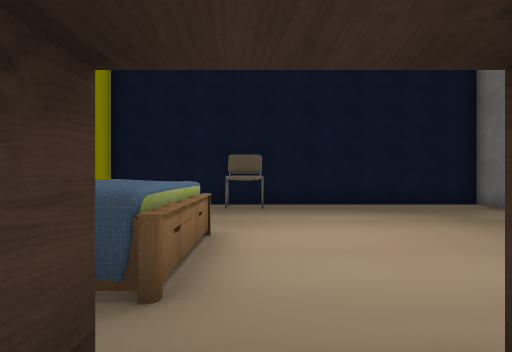
view 1 (above)

22 first-person views from a walk through a scene from a Unity 3-D project. The camera is 1.2 m above the floor, looks level and sees 70° across. The floor is counted in squares, 1.44 m on a side. Each view is taken from the middle of a square. On the plan, view 1 faces up. The plan holds only what a view shows up to about 12 squares ahead; the rest is blank. The place goes on beyond the plan. The player character is not drawn. Some surface patterns are stand-ins.

view 2
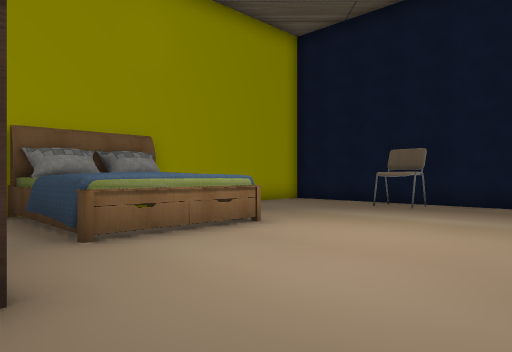

view 3
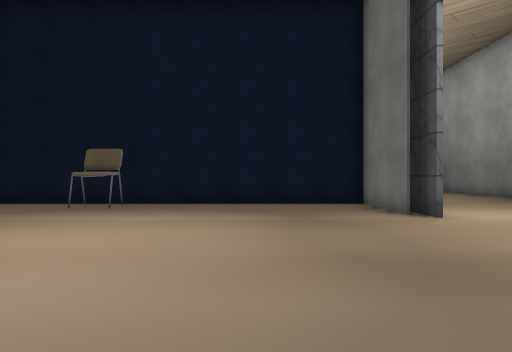

view 4
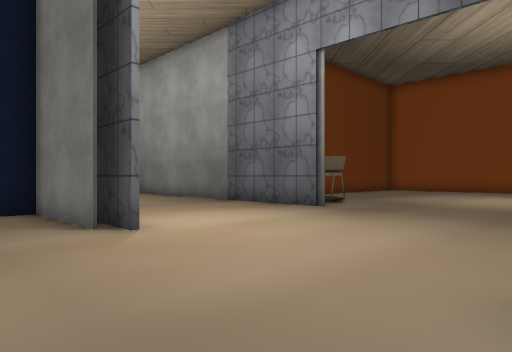

view 5
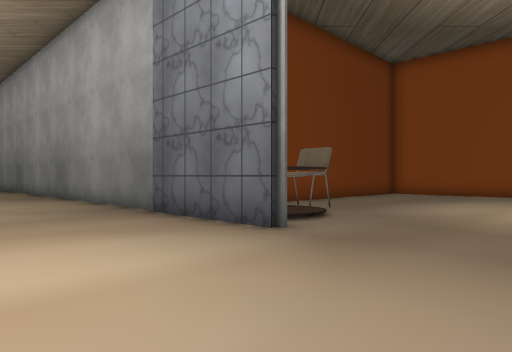

view 6
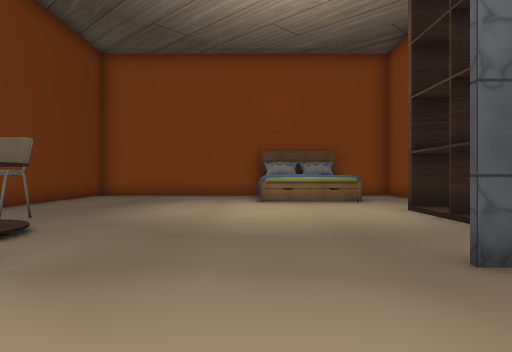

view 7
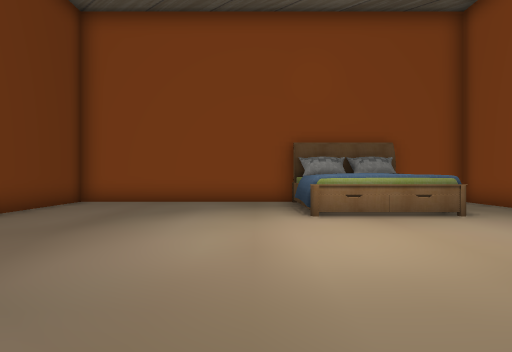

view 8
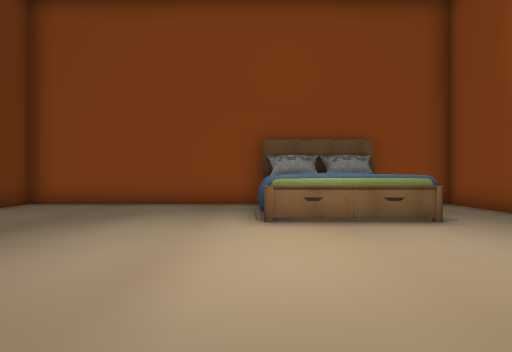

view 9
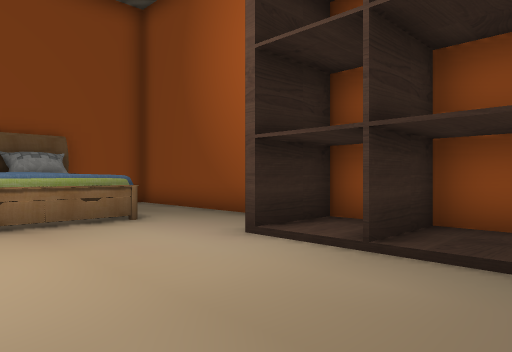

view 10
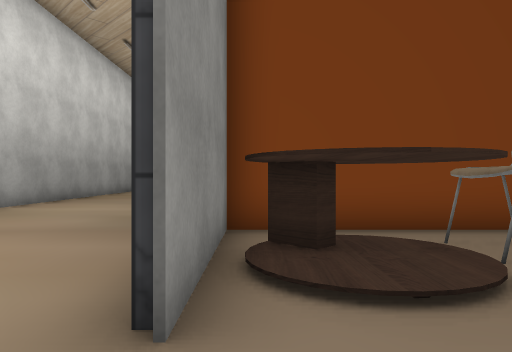

view 11
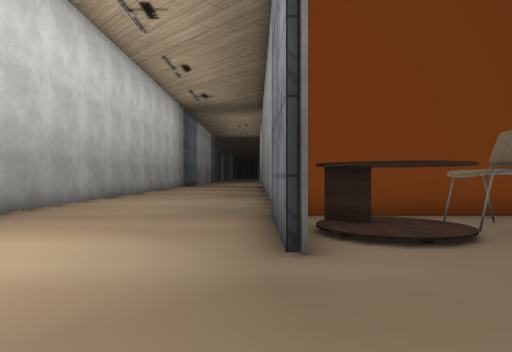

view 12
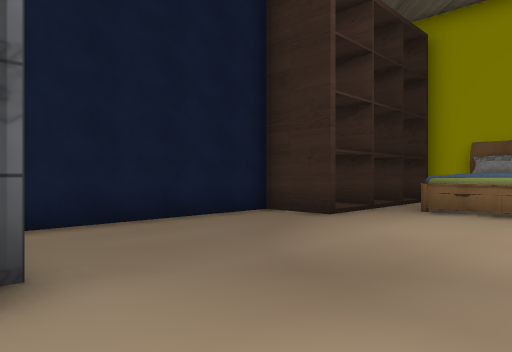

view 13
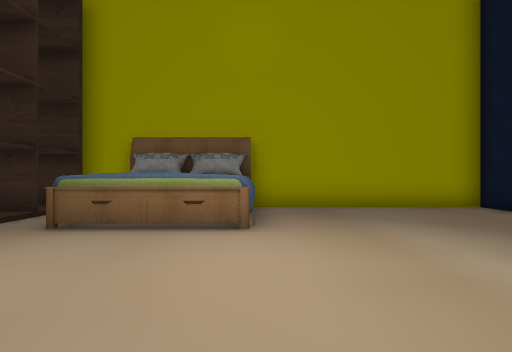

view 14
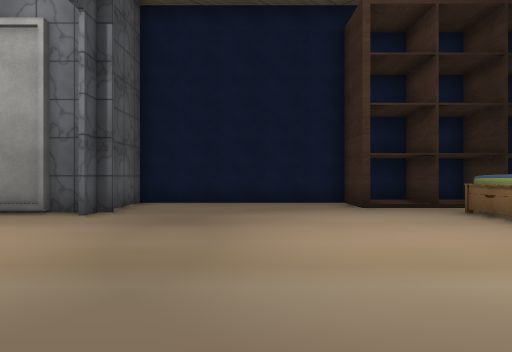

view 15
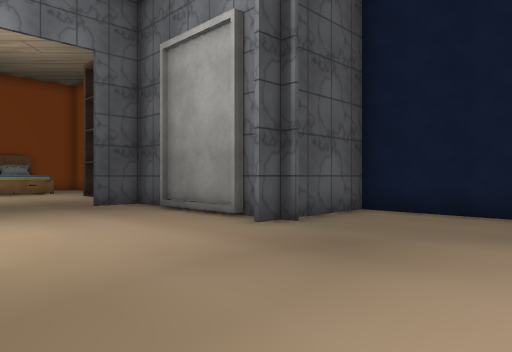

view 16
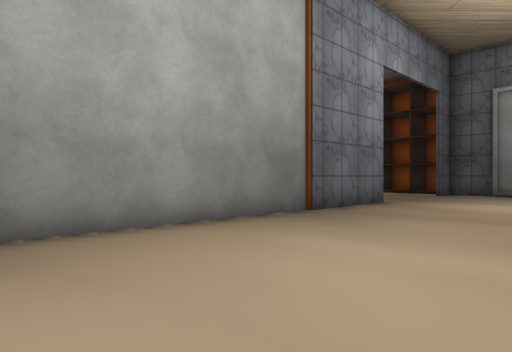

view 17
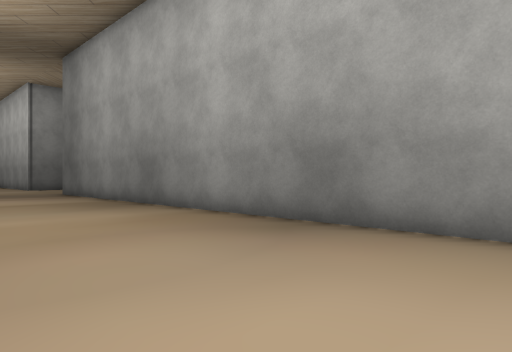

view 18
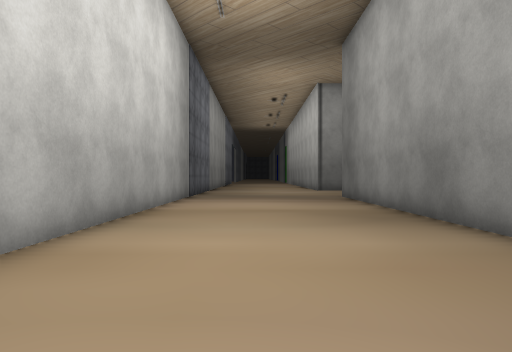

view 19
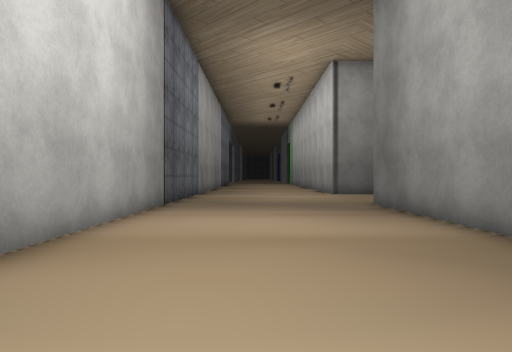

view 20
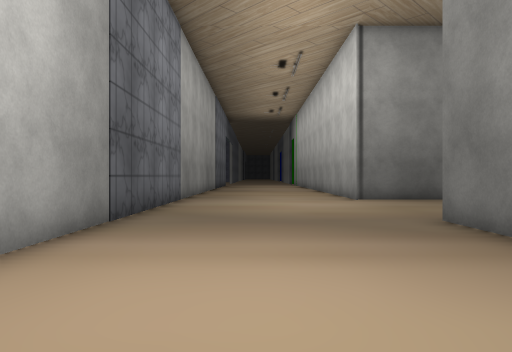

view 21
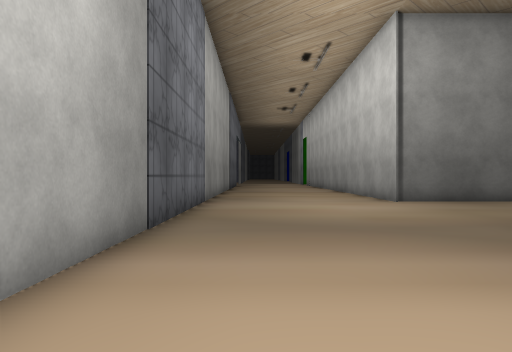

view 22
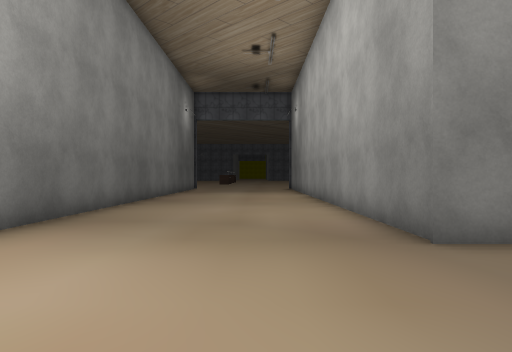

### Floor plan
Points are (right, up) in squares from view 1. A wall is a line through its corners. A room is listed if a view was taken in it or the views show most of it. See-through windows are left out.
Room 1 (views 1, 2, 3, 4, 5, 6, 7, 8, 9, 10, 11, 12, 13, 14, 15, 16, 17, 18, 19, 20, 21, 22)
walls: (7.3, 19) (7.3, 13.1); (13.5, 9.2) (13.5, 8.8) (13.5, 33.7) (21, 33.7); (7.2, 8.8) (7.2, 12) (-4.8, 12) (-4.8, 5.9); (7.6, 8.2) (7.6, 9.6); (12.1, 2.7) (13.5, 2.7) (13.5, 4); (8, 2.7) (8.5, 2.7); (16, 0.3) (17, 0.3) (17, 2.4); (18.1, 0.3) (18.7, 0.3) (18.7, 2.4); (25.8, 5.8) (25.8, 12.7) (13.5, 12.7) (13.5, 11.8); (1.2, 1.6) (1.2, -0.4) (7.6, -0.4) (7.6, 3.4); (21, 0.3) (25.8, 0.3) (25.8, 2.5); (-0.7, 1.6) (-0.7, -0.4); (-2.5, 1.6) (-2.5, -0.4); (-4.8, 2.8) (-4.8, 1.4); (-4, -0.4) (0.5, -0.4); (7.3, 39.9) (7.3, 22.8); (21, 39.9) (13.6, 39.9)
objects: bed (-4, 3) to (-1, 6); chair (-1, 11) to (0, 11); mirror (9, 3); table (14, 10) to (16, 11); chair (16, 11) to (17, 11); bed (22, 3) to (25, 6)

Where each view was taken, in squares from view 1:
view 1: 0 up, 0 right, facing up
view 2: 1 up, 4 right, facing up-left
view 3: 1 up, 4 right, facing up
view 4: 3 up, 5 right, facing up-right
view 5: 5 up, 9 right, facing up-right
view 6: 6 up, 10 right, facing right
view 7: 7 up, 14 right, facing right
view 8: 6 up, 15 right, facing right
view 9: 6 up, 15 right, facing down-right
view 10: 7 up, 14 right, facing up
view 11: 5 up, 13 right, facing up
view 12: 6 up, 8 right, facing down-left
view 13: 6 up, 5 right, facing left
view 14: 11 up, 4 right, facing down
view 15: 8 up, 3 right, facing down-right
view 16: 20 up, 8 right, facing down-right
view 17: 16 up, 8 right, facing up-right
view 18: 19 up, 10 right, facing up
view 19: 23 up, 10 right, facing up
view 20: 27 up, 10 right, facing up
view 21: 28 up, 9 right, facing up
view 22: 36 up, 9 right, facing right
